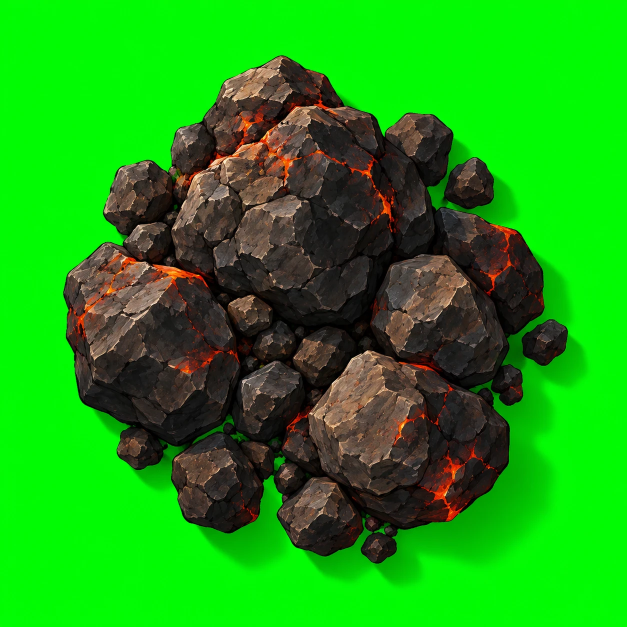
#> input picture art/design-v3/painted/boulder_painted_01_src.webp, 1254 x 1254 px (shown at 1/2 size)
$ python keyfull.py boulder_painted_01_src.webp boulder_painted_02_src.webp 5 1.0
#> lines starting #> are read from the running program, lines starting #| are printed output that depends on the picture
# Like key.py but keeps the source framing (no crop/recentre), so layers from the same scene stay aligned.
import sys, numpy as np
from PIL import Image
from scipy import ndimage as nd
src, dst, size, TH = sys.argv[1], sys.argv[2], int(sys.argv[3]), float(sys.argv[4])
a = np.asarray(Image.open(src).convert('RGB')).astype(np.float32)
r, g, b = a[..., 0], a[..., 1], a[..., 2]
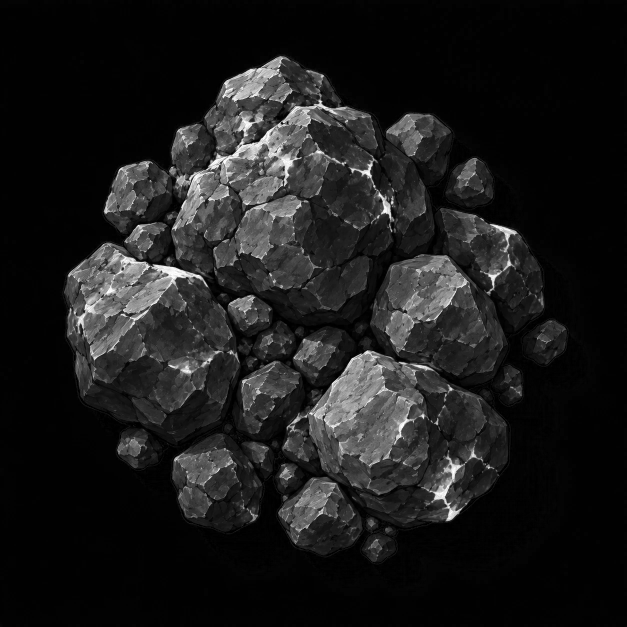
#> r: shape (1254, 1254) float32 (shown at 1/2 size); min 0, max 255, mean 27.3
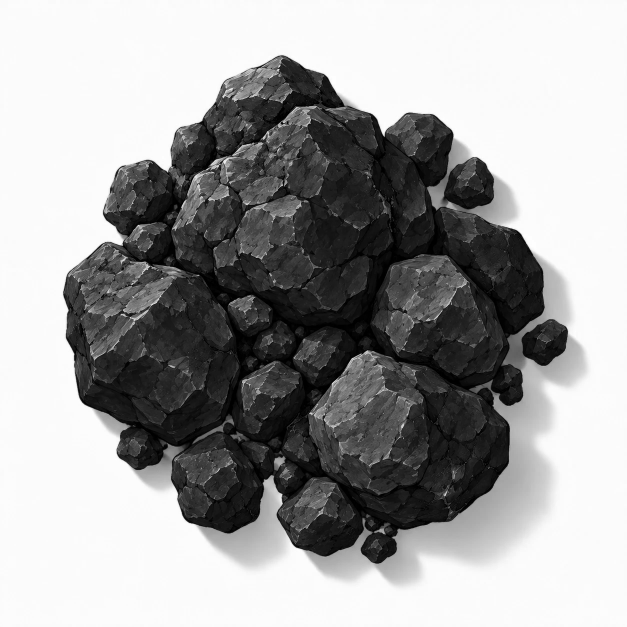
#> g: shape (1254, 1254) float32 (shown at 1/2 size); min 0, max 255, mean 159.6
ratio = np.maximum(r, b) / np.maximum(g, 1)
k = np.clip((TH - ratio) / 0.12, 0, 1) * np.clip((g - 25) / 30, 0, 1)
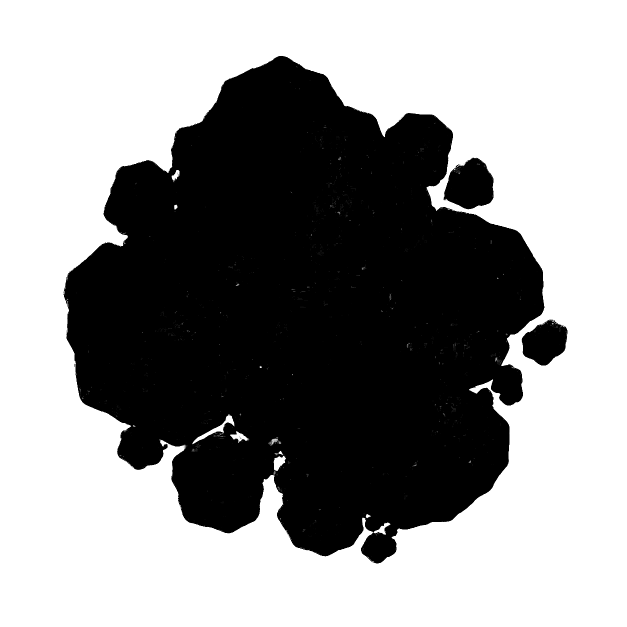
#> k: shape (1254, 1254) float32 (shown at 1/2 size); min 0, max 1, mean 0.58
alpha = 1 - k
alpha = nd.binary_opening(alpha > 0.5, iterations=2).astype(np.float32) * alpha
shadow = k * np.clip(1 - g / 235, 0, 1) * 0.85
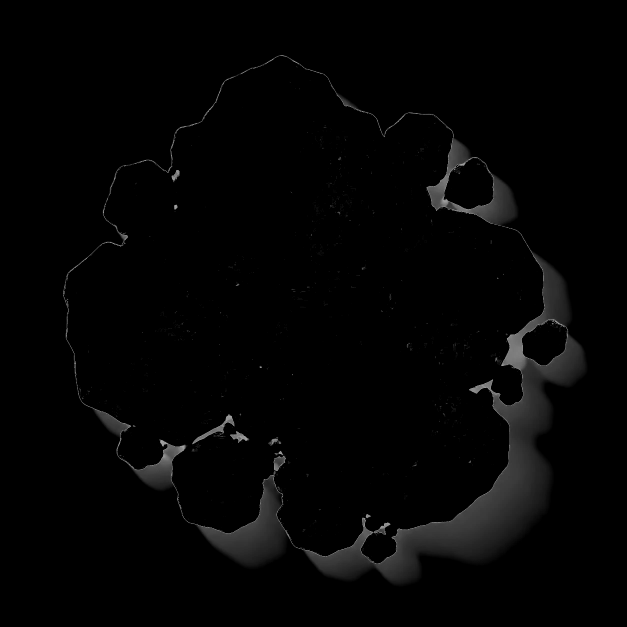
#> shadow: shape (1254, 1254) float32 (shown at 1/2 size); min 0, max 0.651, mean 0.0153
alpha = nd.gaussian_filter(alpha, 0.7)
tot = alpha + shadow * (1 - alpha)
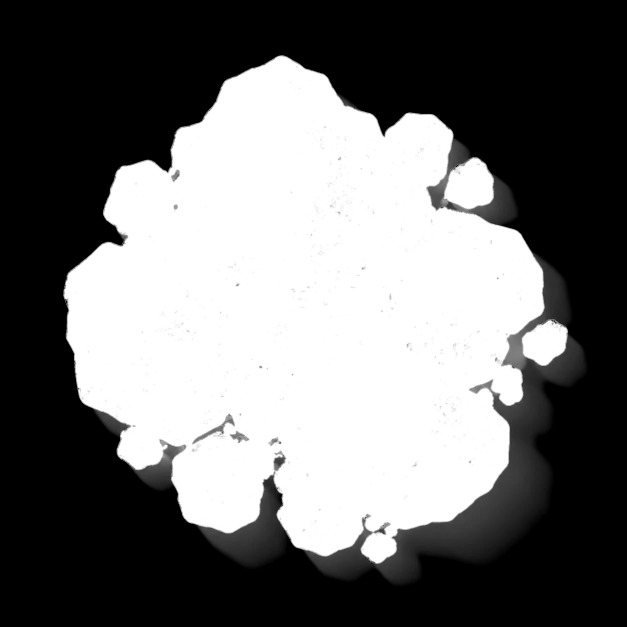
#> tot: shape (1254, 1254) float32 (shown at 1/2 size); min 0, max 1, mean 0.434
lim = np.maximum(r, b) * 1.05 + 30
g2 = np.where(alpha < 0.98, np.minimum(g, lim), g)
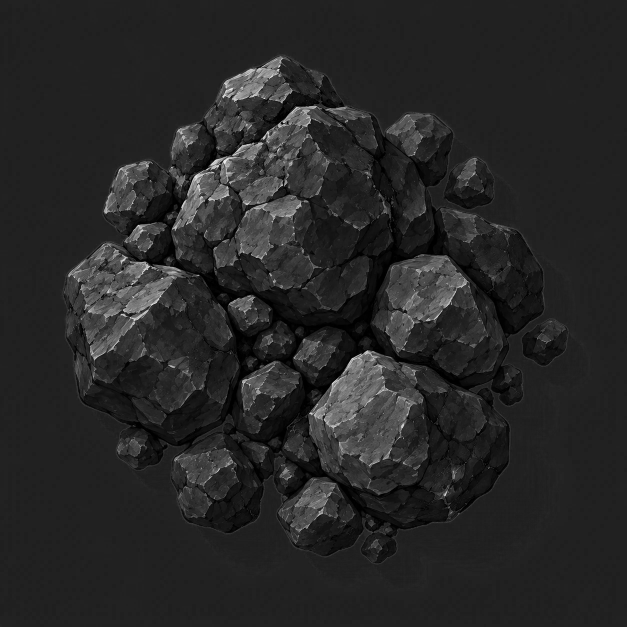
#> g2: shape (1254, 1254) float32 (shown at 1/2 size); min 0, max 252, mean 38.8
col = np.dstack([r, g2, b]) * (alpha / np.maximum(tot, 1e-6))[..., None]
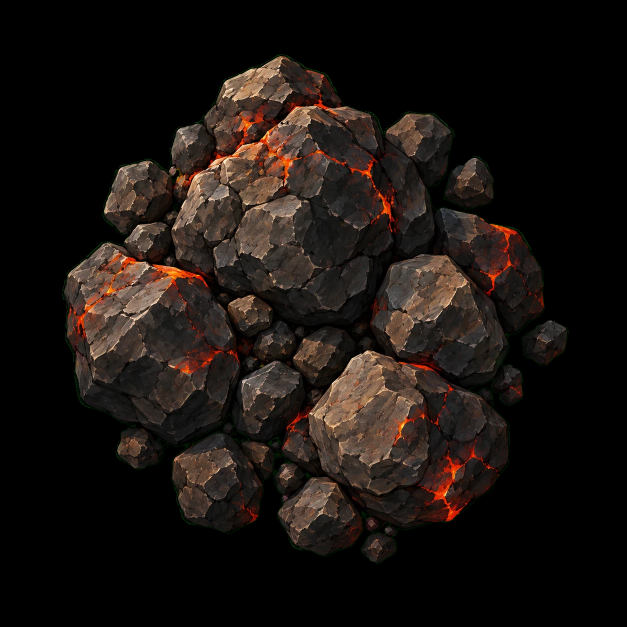
#> col: shape (1254, 1254, 3) float32 (shown at 1/2 size); mean of channels 0, 1, 2 26.3, 19.6, 16.1; drawn as R, G, B
Image.fromarray(np.dstack([col, tot * 255]).clip(0, 255).astype(np.uint8)).resize((size, size), Image.LANCZOS).save(dst, optimize=True)

$ run again, on art/design-v3/painted/boulder_painted_03_src.webp
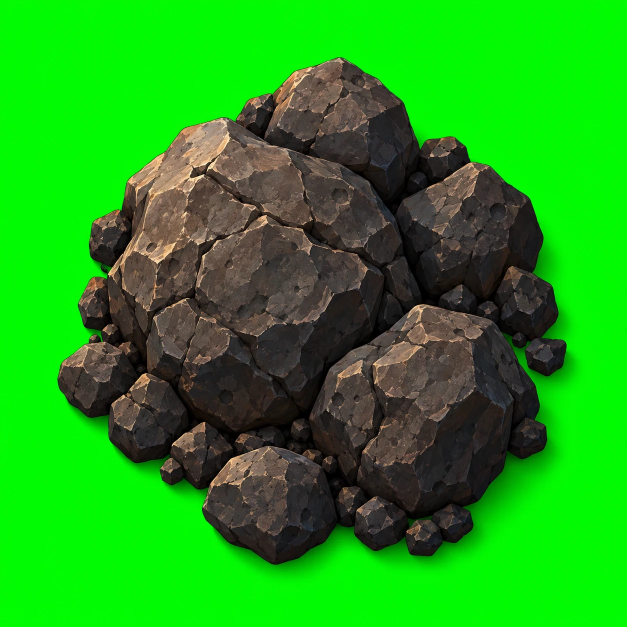
#> input picture art/design-v3/painted/boulder_painted_03_src.webp, 1254 x 1254 px (shown at 1/2 size)
#> `g2 = np.where(alpha < 0.98, np.minimum(g, lim), g)`:
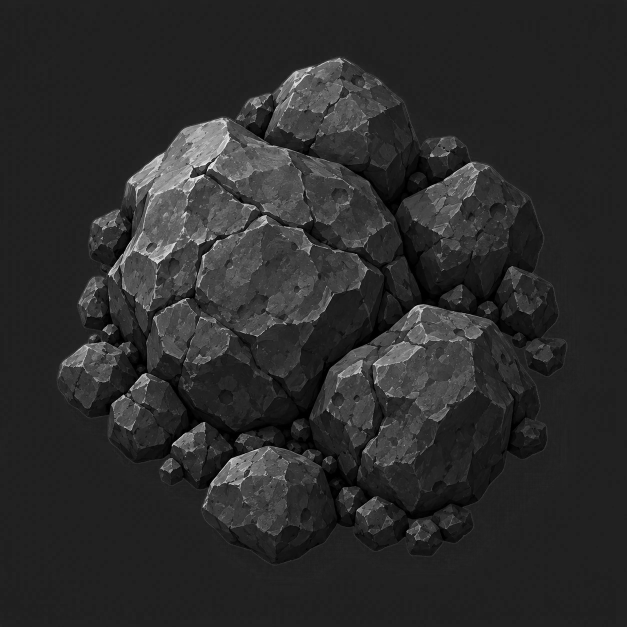
#> g2: shape (1254, 1254) float32 (shown at 1/2 size); min 0, max 255, mean 43.2
#> `col = np.dstack([r, g2, b]) * (alpha / np.maximum(tot, 1e-6))[..., None]`:
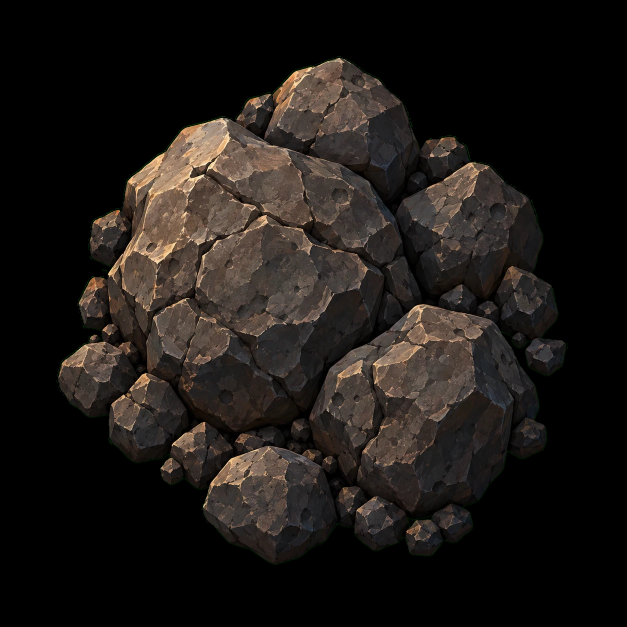
#> col: shape (1254, 1254, 3) float32 (shown at 1/2 size); mean of channels 0, 1, 2 29.2, 24.8, 21.8; drawn as R, G, B

$ run again, on art/design-v3/painted/dead_wood_01_src.webp
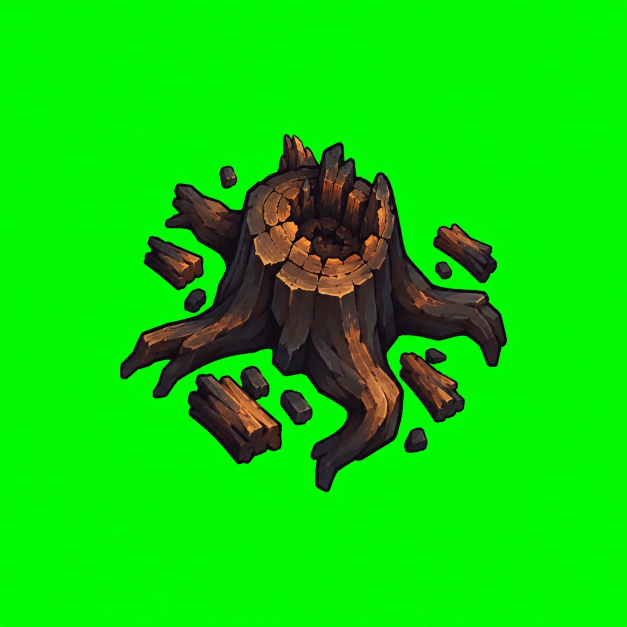
#> input picture art/design-v3/painted/dead_wood_01_src.webp, 1254 x 1254 px (shown at 1/2 size)
#> `g2 = np.where(alpha < 0.98, np.minimum(g, lim), g)`:
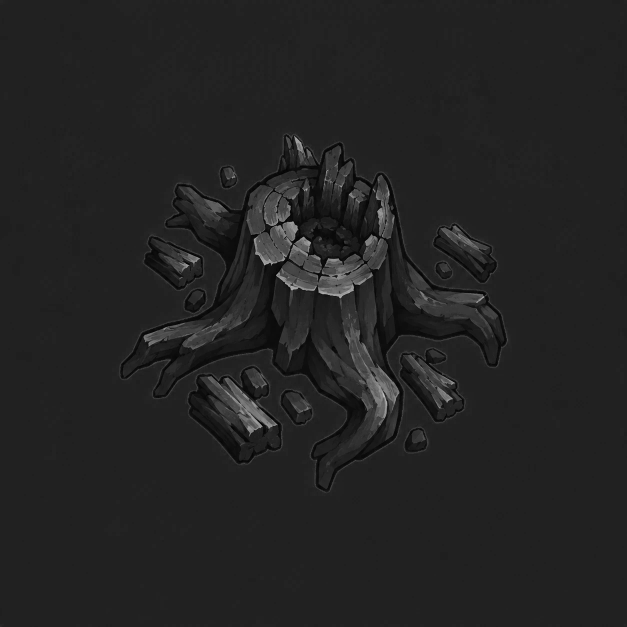
#> g2: shape (1254, 1254) float32 (shown at 1/2 size); min 0, max 202, mean 35.2
#> `col = np.dstack([r, g2, b]) * (alpha / np.maximum(tot, 1e-6))[..., None]`:
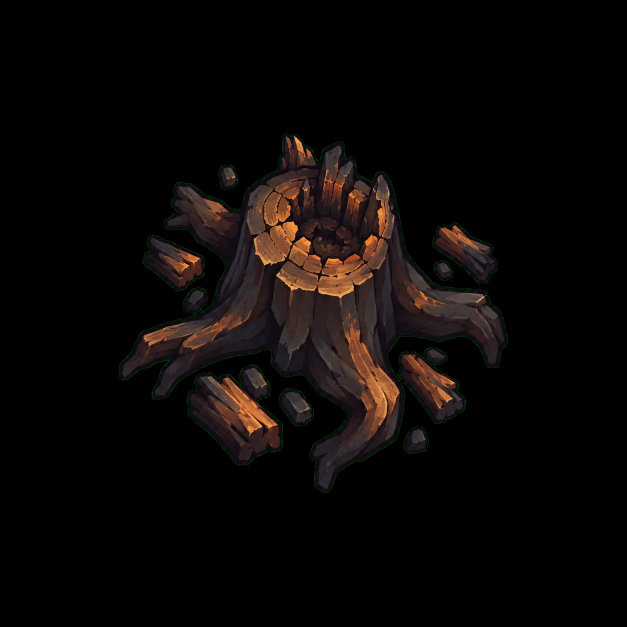
#> col: shape (1254, 1254, 3) float32 (shown at 1/2 size); mean of channels 0, 1, 2 11.3, 7.8, 6.6; drawn as R, G, B

$ run again, on art/design-v3/painted/dead_wood_02_src.webp
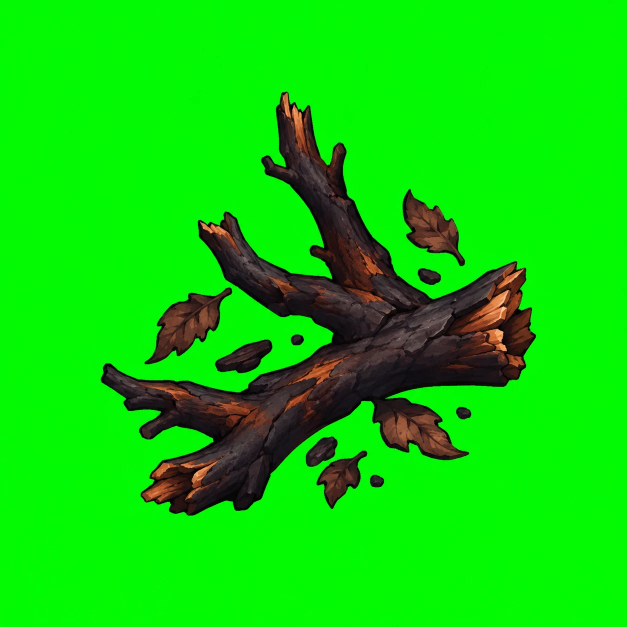
#> input picture art/design-v3/painted/dead_wood_02_src.webp, 1254 x 1254 px (shown at 1/2 size)
#> `col = np.dstack([r, g2, b]) * (alpha / np.maximum(tot, 1e-6))[..., None]`:
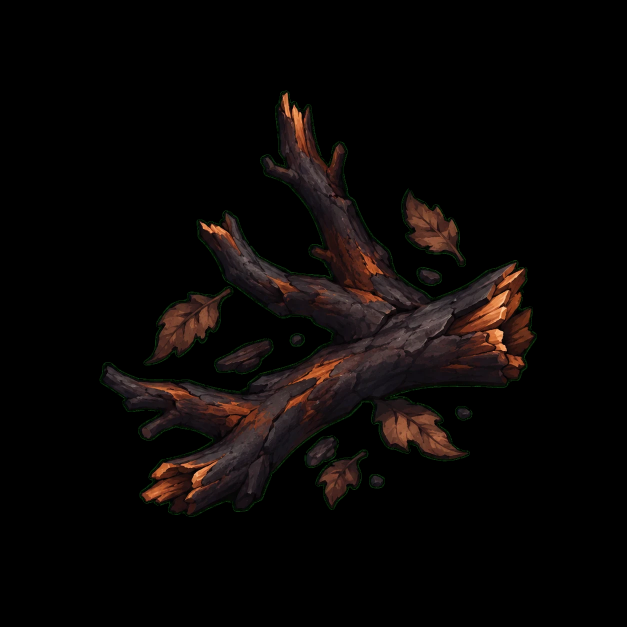
#> col: shape (1254, 1254, 3) float32 (shown at 1/2 size); mean of channels 0, 1, 2 10.2, 6.8, 5.7; drawn as R, G, B
